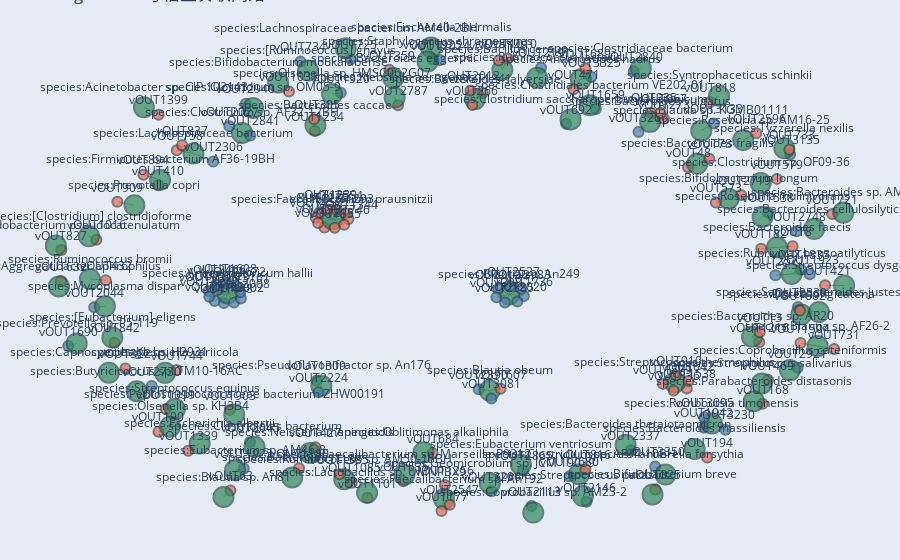

Notebook code cell kept with this figure:
### Markdown cell above
## 宿主网络分析

### Code cell
import pandas as pd
import plotly.graph_objects as go

# 读取数据（假设数据已保存为phahost.csv）
df = pd.read_csv('phahost.csv')

# 过滤无效Host（假设Host为"-"或空字符串时无效）
df = df[df['Host'] != '-']
df = df[df['Host'].notna()]

# 创建节点和边
nodes = []
edges = []
host_nodes = set()  # 用于记录已添加的Host节点

# 颜色映射
color_map = {'up': '#FF6347', 'down': '#4682B4'}  # up红色，down蓝色

# 添加节点和边
for idx, row in df.iterrows():
    vout = row['vOUTs']
    host = row['Host']
    group = row['group']
    
    # 添加vOUT节点
    nodes.append({
        'id': vout,
        'label': vout,
        'color': color_map.get(group, 'gray'),  # 默认灰色
        'size': 10  # 节点大小
    })
    
    # 添加Host节点（如果尚未添加）
    if host not in host_nodes:
        nodes.append({
            'id': host,
            'label': host,
            'color': '#2E8B57',  # Host节点统一为绿色
            'size': 20  # Host节点更大
        })
        host_nodes.add(host)
    
    # 添加边（vOUT -> Host）
    edges.append({
        'from': vout,
        'to': host
    })

# 转换为Plotly需要的格式
node_x = []
node_y = []
node_labels = []
node_colors = []
node_sizes = []

# 生成节点布局（简单力导向布局模拟）
# 此处简化布局，实际可能需要复杂算法
import networkx as nx

G = nx.Graph()
for node in nodes:
    G.add_node(node['id'])
for edge in edges:
    G.add_edge(edge['from'], edge['to'])

# 使用networkx的布局算法生成坐标
pos = nx.spring_layout(G, seed=42)

# 提取坐标
for node in nodes:
    x, y = pos[node['id']]
    node_x.append(x)
    node_y.append(y)
    node_labels.append(node['label'])
    node_colors.append(node['color'])
    node_sizes.append(node['size'])

# 绘制网络图
fig = go.Figure()

# 添加边
for edge in edges:
    x0, y0 = pos[edge['from']]
    x1, y1 = pos[edge['to']]
    fig.add_trace(go.Scatter(
        x=[x0, x1, None], 
        y=[y0, y1, None],
        mode='lines',
        line=dict(color='#888', width=1),
        hoverinfo='none'
    ))

# 添加节点
fig.add_trace(go.Scatter(
    x=node_x,
    y=node_y,
    mode='markers+text',
    marker=dict(
        color=node_colors,
        size=node_sizes,
        line=dict(width=2, color='DarkSlateGrey')
    ),
    text=node_labels,
    textposition="top center",
    hoverinfo='text'
))

# 调整布局
fig.update_layout(
    title='Phage vOUTs与宿主关联网络',
    showlegend=False,
    hovermode='closest',
    margin=dict(b=0, l=0, r=0, t=30),
    xaxis=dict(showgrid=False, zeroline=False, showticklabels=False),
    yaxis=dict(showgrid=False, zeroline=False, showticklabels=False)
)

fig.show()

### Figure 1 — Plotly figure (JSON) as saved in the notebook; plotly's stock layout.template omitted (floating-point values rounded to 4 significant figures; data arrays with more than 128 entries replaced by an {"elided": "..."} marker saying what was removed)
{"data": [{"hoverinfo": "none", "line": {"color": "#888", "width": 1}, "mode": "lines", "type": "scatter", "x": [0.1177, 0.1044, null], "y": [0.9232, 0.8759, null]}, {"hoverinfo": "none", "line": {"color": "#888", "width": 1}, "mode": "lines", "type": "scatter", "x": [-0.8997, -0.9181, null], "y": [0.1661, 0.1807, null]}, {"hoverinfo": "none", "line": {"color": "#888", "width": 1}, "mode": "lines", "type": "scatter", "x": [-0.4237, -0.4503, null], "y": [0.7853, 0.823, null]}, {"hoverinfo": "none", "line": {"color": "#888", "width": 1}, "mode": "lines", "type": "scatter", "x": [-0.2682, -0.2868, null], "y": [-0.8486, -0.8342, null]}, {"hoverinfo": "none", "line": {"color": "#888", "width": 1}, "mode": "lines", "type": "scatter", "x": [-0.7281, -0.7055, null], "y": [-0.5406, -0.5407, null]}, {"hoverinfo": "none", "line": {"color": "#888", "width": 1}, "mode": "lines", "type": "scatter", "x": [-0.2293, -0.2303, null], "y": [-0.912, -0.891, null]}, {"hoverinfo": "none", "line": {"color": "#888", "width": 1}, "mode": "lines", "type": "scatter", "x": [0.0954, 0.1044, null], "y": [0.9146, 0.8759, null]}, {"hoverinfo": "none", "line": {"color": "#888", "width": 1}, "mode": "lines", "type": "scatter", "x": [-0.3986, -0.4156, null], "y": [-0.7884, -0.8265, null]}, {"hoverinfo": "none", "line": {"color": "#888", "width": 1}, "mode": "lines", "type": "scatter", "x": [-0.3356, -0.316, null], "y": [0.2171, 0.2514, null]}, {"hoverinfo": "none", "line": {"color": "#888", "width": 1}, "mode": "lines", "type": "scatter", "x": [0.7396, 0.7217, null], "y": [-0.2618, -0.2389, null]}, {"hoverinfo": "none", "line": {"color": "#888", "width": 1}, "mode": "lines", "type": "scatter", "x": [-0.3594, -0.358, null], "y": [0.6197, 0.6442, null]}, {"hoverinfo": "none", "line": {"color": "#888", "width": 1}, "mode": "lines", "type": "scatter", "x": [-0.3482, -0.316, null], "y": [0.2797, 0.2514, null]}, {"hoverinfo": "none", "line": {"color": "#888", "width": 1}, "mode": "lines", "type": "scatter", "x": [-0.3291, -0.316, null], "y": [0.2922, 0.2514, null]}, {"hoverinfo": "none", "line": {"color": "#888", "width": 1}, "mode": "lines", "type": "scatter", "x": [-0.0379, -0.04011, null], "y": [-0.8581, -0.9171, null]}, {"hoverinfo": "none", "line": {"color": "#888", "width": 1}, "mode": "lines", "type": "scatter", "x": [-0.2851, -0.316, null], "y": [0.276, 0.2514, null]}, {"hoverinfo": "none", "line": {"color": "#888", "width": 1}, "mode": "lines", "type": "scatter", "x": [0.7403, 0.7217, null], "y": [-0.2206, -0.2389, null]}, {"hoverinfo": "none", "line": {"color": "#888", "width": 1}, "mode": "lines", "type": "scatter", "x": [-0.3549, -0.3434, null], "y": [-0.4214, -0.4433, null]}, {"hoverinfo": "none", "line": {"color": "#888", "width": 1}, "mode": "lines", "type": "scatter", "x": [-0.6727, -0.6444, null], "y": [-0.7151, -0.6853, null]}, {"hoverinfo": "none", "line": {"color": "#888", "width": 1}, "mode": "lines", "type": "scatter", "x": [-0.2764, -0.316, null], "y": [0.2522, 0.2514, null]}, {"hoverinfo": "none", "line": {"color": "#888", "width": 1}, "mode": "lines", "type": "scatter", "x": [-0.2987, -0.2868, null], "y": [-0.8133, -0.8342, null]}, {"hoverinfo": "none", "line": {"color": "#888", "width": 1}, "mode": "lines", "type": "scatter", "x": [-0.7459, -0.7823, null], "y": [0.6883, 0.7194, null]}, {"hoverinfo": "none", "line": {"color": "#888", "width": 1}, "mode": "lines", "type": "scatter", "x": [-0.5846, -0.5755, null], "y": [-0.09853, -0.05847, null]}, {"hoverinfo": "none", "line": {"color": "#888", "width": 1}, "mode": "lines", "type": "scatter", "x": [0.8417, 0.8838, null], "y": [-0.2653, -0.2779, null]}, {"hoverinfo": "none", "line": {"color": "#888", "width": 1}, "mode": "lines", "type": "scatter", "x": [0.5602, 0.5307, null], "y": [-0.4555, -0.4298, null]}, {"hoverinfo": "none", "line": {"color": "#888", "width": 1}, "mode": "lines", "type": "scatter", "x": [0.5013, 0.5307, null], "y": [-0.436, -0.4298, null]}, {"hoverinfo": "none", "line": {"color": "#888", "width": 1}, "mode": "lines", "type": "scatter", "x": [-0.622, -0.5755, null], "y": [-0.04766, -0.05847, null]}, {"hoverinfo": "none", "line": {"color": "#888", "width": 1}, "mode": "lines", "type": "scatter", "x": [-0.5763, -0.5755, null], "y": [-0.01737, -0.05847, null]}, {"hoverinfo": "none", "line": {"color": "#888", "width": 1}, "mode": "lines", "type": "scatter", "x": [0.3356, 0.3206, null], "y": [0.7115, 0.7281, null]}, {"hoverinfo": "none", "line": {"color": "#888", "width": 1}, "mode": "lines", "type": "scatter", "x": [-0.5523, -0.5755, null], "y": [-0.02786, -0.05847, null]}, {"hoverinfo": "none", "line": {"color": "#888", "width": 1}, "mode": "lines", "type": "scatter", "x": [0.7478, 0.7262, null], "y": [-0.5193, -0.5082, null]}, {"hoverinfo": "none", "line": {"color": "#888", "width": 1}, "mode": "lines", "type": "scatter", "x": [-0.9695, -0.9484, null], "y": [-0.2776, -0.2669, null]}, {"hoverinfo": "none", "line": {"color": "#888", "width": 1}, "mode": "lines", "type": "scatter", "x": [-0.5988, -0.5755, null], "y": [-0.0433, -0.05847, null]}, {"hoverinfo": "none", "line": {"color": "#888", "width": 1}, "mode": "lines", "type": "scatter", "x": [0.1575, 0.1218, null], "y": [-0.0686, -0.06218, null]}, {"hoverinfo": "none", "line": {"color": "#888", "width": 1}, "mode": "lines", "type": "scatter", "x": [-0.04615, -0.04011, null], "y": [-0.967, -0.9171, null]}, {"hoverinfo": "none", "line": {"color": "#888", "width": 1}, "mode": "lines", "type": "scatter", "x": [0.7443, 0.7835, null], "y": [0.1287, 0.1342, null]}, {"hoverinfo": "none", "line": {"color": "#888", "width": 1}, "mode": "lines", "type": "scatter", "x": [0.8426, 0.8195, null], "y": [0.04112, 0.02313, null]}, {"hoverinfo": "none", "line": {"color": "#888", "width": 1}, "mode": "lines", "type": "scatter", "x": [0.05576, 0.03661, null], "y": [0.7789, 0.7533, null]}, {"hoverinfo": "none", "line": {"color": "#888", "width": 1}, "mode": "lines", "type": "scatter", "x": [-0.7463, -0.7177, null], "y": [-0.6356, -0.6147, null]}, {"hoverinfo": "none", "line": {"color": "#888", "width": 1}, "mode": "lines", "type": "scatter", "x": [-0.2954, -0.317, null], "y": [0.7797, 0.7749, null]}, {"hoverinfo": "none", "line": {"color": "#888", "width": 1}, "mode": "lines", "type": "scatter", "x": [-0.5353, -0.557, null], "y": [-0.7891, -0.797, null]}, {"hoverinfo": "none", "line": {"color": "#888", "width": 1}, "mode": "lines", "type": "scatter", "x": [0.8647, 0.8195, null], "y": [0.0217, 0.02313, null]}, {"hoverinfo": "none", "line": {"color": "#888", "width": 1}, "mode": "lines", "type": "scatter", "x": [-0.06801, -0.07177, null], "y": [0.9199, 0.9691, null]}, {"hoverinfo": "none", "line": {"color": "#888", "width": 1}, "mode": "lines", "type": "scatter", "x": [0.6108, 0.58, null], "y": [-0.7432, -0.7078, null]}, {"hoverinfo": "none", "line": {"color": "#888", "width": 1}, "mode": "lines", "type": "scatter", "x": [0.6027, 0.6222, null], "y": [-0.6189, -0.601, null]}, {"hoverinfo": "none", "line": {"color": "#888", "width": 1}, "mode": "lines", "type": "scatter", "x": [-0.5593, -0.5755, null], "y": [-0.09637, -0.05847, null]}, {"hoverinfo": "none", "line": {"color": "#888", "width": 1}, "mode": "lines", "type": "scatter", "x": [-0.5425, -0.5755, null], "y": [-0.07896, -0.05847, null]}, {"hoverinfo": "none", "line": {"color": "#888", "width": 1}, "mode": "lines", "type": "scatter", "x": [0.02532, 0.03661, null], "y": [0.7889, 0.7533, null]}, {"hoverinfo": "none", "line": {"color": "#888", "width": 1}, "mode": "lines", "type": "scatter", "x": [0.1413, 0.1218, null], "y": [-0.09243, -0.06218, null]}, {"hoverinfo": "none", "line": {"color": "#888", "width": 1}, "mode": "lines", "type": "scatter", "x": [-0.04985, -0.08076, null], "y": [0.9162, 0.9109, null]}, {"hoverinfo": "none", "line": {"color": "#888", "width": 1}, "mode": "lines", "type": "scatter", "x": [-0.5711, -0.5395, null], "y": [0.6404, 0.6123, null]}, {"hoverinfo": "none", "line": {"color": "#888", "width": 1}, "mode": "lines", "type": "scatter", "x": [-0.9051, -0.8787, null], "y": [-0.1164, -0.1121, null]}, {"hoverinfo": "none", "line": {"color": "#888", "width": 1}, "mode": "lines", "type": "scatter", "x": [-0.5198, -0.5086, null], "y": [-0.679, -0.6982, null]}, {"hoverinfo": "none", "line": {"color": "#888", "width": 1}, "mode": "lines", "type": "scatter", "x": [0.1764, 0.1807, null], "y": [-0.9458, -0.9734, null]}, {"hoverinfo": "none", "line": {"color": "#888", "width": 1}, "mode": "lines", "type": "scatter", "x": [0.0942, 0.1218, null], "y": [-0.04023, -0.06218, null]}, {"hoverinfo": "none", "line": {"color": "#888", "width": 1}, "mode": "lines", "type": "scatter", "x": [0.3124, 0.3036, null], "y": [-0.9287, -0.9042, null]}, {"hoverinfo": "none", "line": {"color": "#888", "width": 1}, "mode": "lines", "type": "scatter", "x": [0.2, 0.1903, null], "y": [0.8845, 0.8428, null]}, {"hoverinfo": "none", "line": {"color": "#888", "width": 1}, "mode": "lines", "type": "scatter", "x": [-0.3505, -0.3434, null], "y": [-0.4713, -0.4433, null]}, {"hoverinfo": "none", "line": {"color": "#888", "width": 1}, "mode": "lines", "type": "scatter", "x": [-0.611, -0.6596, null], "y": [0.4927, 0.5263, null]}, {"hoverinfo": "none", "line": {"color": "#888", "width": 1}, "mode": "lines", "type": "scatter", "x": [0.4224, 0.4089, null], "y": [-0.7128, -0.6906, null]}, {"hoverinfo": "none", "line": {"color": "#888", "width": 1}, "mode": "lines", "type": "scatter", "x": [0.4712, 0.4695, null], "y": [0.6966, 0.6583, null]}, {"hoverinfo": "none", "line": {"color": "#888", "width": 1}, "mode": "lines", "type": "scatter", "x": [0.1107, 0.1218, null], "y": [-0.09652, -0.06218, null]}, {"hoverinfo": "none", "line": {"color": "#888", "width": 1}, "mode": "lines", "type": "scatter", "x": [0.04568, 0.07278, null], "y": [-0.458, -0.4639, null]}, {"hoverinfo": "none", "line": {"color": "#888", "width": 1}, "mode": "lines", "type": "scatter", "x": [-0.6035, -0.5755, null], "y": [-0.02136, -0.05847, null]}, {"hoverinfo": "none", "line": {"color": "#888", "width": 1}, "mode": "lines", "type": "scatter", "x": [0.1235, 0.1218, null], "y": [-0.02682, -0.06218, null]}, {"hoverinfo": "none", "line": {"color": "#888", "width": 1}, "mode": "lines", "type": "scatter", "x": [0.8353, 0.8434, null], "y": [-0.1151, -0.1464, null]}, {"hoverinfo": "none", "line": {"color": "#888", "width": 1}, "mode": "lines", "type": "scatter", "x": [-0.02586, -0.04011, null], "y": [-0.9405, -0.9171, null]}, {"hoverinfo": "none", "line": {"color": "#888", "width": 1}, "mode": "lines", "type": "scatter", "x": [0.7796, 0.8195, null], "y": [0.01773, 0.02313, null]}, {"hoverinfo": "none", "line": {"color": "#888", "width": 1}, "mode": "lines", "type": "scatter", "x": [0.7321, 0.7, null], "y": [0.6109, 0.5822, null]}, {"hoverinfo": "none", "line": {"color": "#888", "width": 1}, "mode": "lines", "type": "scatter", "x": [0.03009, 0.03661, null], "y": [0.729, 0.7533, null]}, {"hoverinfo": "none", "line": {"color": "#888", "width": 1}, "mode": "lines", "type": "scatter", "x": [0.2704, 0.294, null], "y": [-0.8222, -0.8131, null]}, {"hoverinfo": "none", "line": {"color": "#888", "width": 1}, "mode": "lines", "type": "scatter", "x": [0.6949, 0.6637, null], "y": [0.3532, 0.3375, null]}, {"hoverinfo": "none", "line": {"color": "#888", "width": 1}, "mode": "lines", "type": "scatter", "x": [0.5037, 0.4695, null], "y": [0.6711, 0.6583, null]}, {"hoverinfo": "none", "line": {"color": "#888", "width": 1}, "mode": "lines", "type": "scatter", "x": [-0.7629, -0.8, null], "y": [-0.4453, -0.4665, null]}, {"hoverinfo": "none", "line": {"color": "#888", "width": 1}, "mode": "lines", "type": "scatter", "x": [0.8317, 0.8754, null], "y": [0.2018, 0.2107, null]}, {"hoverinfo": "none", "line": {"color": "#888", "width": 1}, "mode": "lines", "type": "scatter", "x": [-0.1537, -0.1622, null], "y": [0.7277, 0.7599, null]}, {"hoverinfo": "none", "line": {"color": "#888", "width": 1}, "mode": "lines", "type": "scatter", "x": [0.4291, 0.4468, null], "y": [0.8691, 0.882, null]}, {"hoverinfo": "none", "line": {"color": "#888", "width": 1}, "mode": "lines", "type": "scatter", "x": [-0.5192, -0.5395, null], "y": [0.6015, 0.6123, null]}, {"hoverinfo": "none", "line": {"color": "#888", "width": 1}, "mode": "lines", "type": "scatter", "x": [0.1557, 0.1501, null], "y": [-0.7978, -0.7735, null]}, {"hoverinfo": "none", "line": {"color": "#888", "width": 1}, "mode": "lines", "type": "scatter", "x": [0.8346, 0.8156, null], "y": [-0.3687, -0.3785, null]}, {"hoverinfo": "none", "line": {"color": "#888", "width": 1}, "mode": "lines", "type": "scatter", "x": [-0.5303, -0.5122, null], "y": [0.7343, 0.7164, null]}, {"hoverinfo": "none", "line": {"color": "#888", "width": 1}, "mode": "lines", "type": "scatter", "x": [0.151, 0.1218, null], "y": [-0.04019, -0.06218, null]}, {"hoverinfo": "none", "line": {"color": "#888", "width": 1}, "mode": "lines", "type": "scatter", "x": [-0.3617, -0.358, null], "y": [0.6692, 0.6442, null]}, {"hoverinfo": "none", "line": {"color": "#888", "width": 1}, "mode": "lines", "type": "scatter", "x": [0.07728, 0.07278, null], "y": [-0.4966, -0.4639, null]}, {"hoverinfo": "none", "line": {"color": "#888", "width": 1}, "mode": "lines", "type": "scatter", "x": [0.6036, 0.6222, null], "y": [-0.5759, -0.601, null]}, {"hoverinfo": "none", "line": {"color": "#888", "width": 1}, "mode": "lines", "type": "scatter", "x": [0.6273, 0.5962, null], "y": [0.6516, 0.6216, null]}, {"hoverinfo": "none", "line": {"color": "#888", "width": 1}, "mode": "lines", "type": "scatter", "x": [0.8159, 0.8015, null], "y": [0.5219, 0.5481, null]}, {"hoverinfo": "none", "line": {"color": "#888", "width": 1}, "mode": "lines", "type": "scatter", "x": [-0.5437, -0.5755, null], "y": [-0.05301, -0.05847, null]}, {"hoverinfo": "none", "line": {"color": "#888", "width": 1}, "mode": "lines", "type": "scatter", "x": [-0.6073, -0.5755, null], "y": [-0.09002, -0.05847, null]}, {"hoverinfo": "none", "line": {"color": "#888", "width": 1}, "mode": "lines", "type": "scatter", "x": [0.07767, 0.07314, null], "y": [-0.8848, -0.8518, null]}, {"hoverinfo": "none", "line": {"color": "#888", "width": 1}, "mode": "lines", "type": "scatter", "x": [-0.8279, -0.869, null], "y": [-0.3715, -0.3891, null]}, {"hoverinfo": "none", "line": {"color": "#888", "width": 1}, "mode": "lines", "type": "scatter", "x": [0.656, 0.6222, null], "y": [-0.6275, -0.601, null]}, {"hoverinfo": "none", "line": {"color": "#888", "width": 1}, "mode": "lines", "type": "scatter", "x": [-0.6205, -0.5755, null], "y": [-0.0717, -0.05847, null]}, {"hoverinfo": "none", "line": {"color": "#888", "width": 1}, "mode": "lines", "type": "scatter", "x": [0.4828, 0.4757, null], "y": [-0.8767, -0.8976, null]}, {"hoverinfo": "none", "line": {"color": "#888", "width": 1}, "mode": "lines", "type": "scatter", "x": [0.4411, 0.4695, null], "y": [0.6161, 0.6583, null]}, {"hoverinfo": "none", "line": {"color": "#888", "width": 1}, "mode": "lines", "type": "scatter", "x": [0.3238, 0.2982, null], "y": [0.8455, 0.8363, null]}, {"hoverinfo": "none", "line": {"color": "#888", "width": 1}, "mode": "lines", "type": "scatter", "x": [0.4822, 0.5076, null], "y": [-0.7806, -0.8142, null]}, {"hoverinfo": "none", "line": {"color": "#888", "width": 1}, "mode": "lines", "type": "scatter", "x": [0.5279, 0.5307, null], "y": [-0.4636, -0.4298, null]}, {"hoverinfo": "none", "line": {"color": "#888", "width": 1}, "mode": "lines", "type": "scatter", "x": [-0.1752, -0.1657, null], "y": [0.8754, 0.8414, null]}, {"hoverinfo": "none", "line": {"color": "#888", "width": 1}, "mode": "lines", "type": "scatter", "x": [0.08937, 0.1218, null], "y": [-0.07383, -0.06218, null]}, {"hoverinfo": "none", "line": {"color": "#888", "width": 1}, "mode": "lines", "type": "scatter", "x": [-0.747, -0.7423, null], "y": [0.3934, 0.4163, null]}, {"hoverinfo": "none", "line": {"color": "#888", "width": 1}, "mode": "lines", "type": "scatter", "x": [0.9024, 0.9495, null], "y": [-0.02433, -0.025, null]}, {"hoverinfo": "none", "line": {"color": "#888", "width": 1}, "mode": "lines", "type": "scatter", "x": [-0.3583, -0.3717, null], "y": [-0.7002, -0.7243, null]}, {"hoverinfo": "none", "line": {"color": "#888", "width": 1}, "mode": "lines", "type": "scatter", "x": [-0.8765, -0.9159, null], "y": [-0.002818, 0.002027, null]}, {"hoverinfo": "none", "line": {"color": "#888", "width": 1}, "mode": "lines", "type": "scatter", "x": [-0.3575, -0.316, null], "y": [0.2588, 0.2514, null]}, {"hoverinfo": "none", "line": {"color": "#888", "width": 1}, "mode": "lines", "type": "scatter", "x": [0.7611, 0.7459, null], "y": [-0.4188, -0.4339, null]}, {"hoverinfo": "none", "line": {"color": "#888", "width": 1}, "mode": "lines", "type": "scatter", "x": [0.2805, 0.2982, null], "y": [0.7947, 0.8363, null]}, {"hoverinfo": "none", "line": {"color": "#888", "width": 1}, "mode": "lines", "type": "scatter", "x": [0.5637, 0.5864, null], "y": [0.4689, 0.483, null]}, {"hoverinfo": "none", "line": {"color": "#888", "width": 1}, "mode": "lines", "type": "scatter", "x": [-0.1407, -0.1382, null], "y": [-0.8428, -0.815, null]}, {"hoverinfo": "none", "line": {"color": "#888", "width": 1}, "mode": "lines", "type": "scatter", "x": [0.7616, 0.7481, null], "y": [0.2797, 0.262, null]}, {"hoverinfo": "none", "line": {"color": "#888", "width": 1}, "mode": "lines", "type": "scatter", "x": [-0.3053, -0.316, null], "y": [0.2901, 0.2514, null]}, {"hoverinfo": "none", "line": {"color": "#888", "width": 1}, "mode": "lines", "type": "scatter", "x": [0.6323, 0.6637, null], "y": [0.3212, 0.3375, null]}, {"hoverinfo": "none", "line": {"color": "#888", "width": 1}, "mode": "lines", "type": "scatter", "x": [0.7833, 0.7431, null], "y": [0.4202, 0.4032, null]}, {"hoverinfo": "none", "line": {"color": "#888", "width": 1}, "mode": "lines", "type": "scatter", "x": [0.8405, 0.8871, null], "y": [-0.1292, -0.1361, null]}, {"hoverinfo": "none", "line": {"color": "#888", "width": 1}, "mode": "lines", "type": "scatter", "x": [0.09985, 0.07278, null], "y": [-0.4566, -0.4639, null]}, {"hoverinfo": "none", "line": {"color": "#888", "width": 1}, "mode": "lines", "type": "scatter", "x": [-0.5683, -0.5854, null], "y": [-0.8811, -0.9084, null]}, {"hoverinfo": "none", "line": {"color": "#888", "width": 1}, "mode": "lines", "type": "scatter", "x": [-0.9872, -0.9924, null], "y": [-0.00668, -0.02887, null]}, {"hoverinfo": "none", "line": {"color": "#888", "width": 1}, "mode": "lines", "type": "scatter", "x": [0.5644, 0.5307, null], "y": [-0.4235, -0.4298, null]}, {"hoverinfo": "none", "line": {"color": "#888", "width": 1}, "mode": "lines", "type": "scatter", "x": [-0.06835, -0.09066, null], "y": [-0.7249, -0.7213, null]}, {"hoverinfo": "none", "line": {"color": "#888", "width": 1}, "mode": "lines", "type": "scatter", "x": [0.3095, 0.2982, null], "y": [0.8814, 0.8363, null]}, {"hoverinfo": "none", "line": {"color": "#888", "width": 1}, "mode": "lines", "type": "scatter", "x": [0.262, 0.273, null], "y": [0.6499, 0.6686, null]}, {"hoverinfo": "none", "line": {"color": "#888", "width": 1}, "mode": "lines", "type": "scatter", "x": [0.92, 0.9475, null], "y": [0.273, 0.2793, null]}, {"hoverinfo": "none", "line": {"color": "#888", "width": 1}, "mode": "lines", "type": "scatter", "x": [-0.2701, -0.2833, null], "y": [0.9203, 0.9659, null]}, {"hoverinfo": "none", "line": {"color": "#888", "width": 1}, "mode": "lines", "type": "scatter", "x": [0.9249, 0.8838, null], "y": [-0.2905, -0.2779, null]}, {"hoverinfo": "none", "line": {"color": "#888", "width": 1}, "mode": "lines", "type": "scatter", "x": [0.814, 0.8015, null], "y": [0.542, 0.5481, null]}, {"hoverinfo": "none", "line": {"color": "#888", "width": 1}, "mode": "lines", "type": "scatter", "x": [-0.3951, -0.3763, null], "y": [0.9099, 0.8724, null]}, {"hoverinfo": "none", "line": {"color": "#888", "width": 1}, "mode": "lines", "type": "scatter", "x": [-0.7011, -0.7299, null], "y": [-0.378, -0.3899, null]}, {"hoverinfo": "none", "line": {"color": "#888", "width": 1}, "mode": "lines", "type": "scatter", "x": [-0.2871, -0.316, null], "y": [0.2288, 0.2514, null]}, {"hoverinfo": "none", "line": {"color": "#888", "width": 1}, "mode": "lines", "type": "scatter", "x": [-0.7009, -0.6596, null], "y": [0.54, 0.5263, null]}, {"hoverinfo": "none", "line": {"color": "#888", "width": 1}, "mode": "lines", "type": "scatter", "x": [0.6162, 0.5864, null], "y": [0.5044, 0.483, null]}, {"hoverinfo": "none", "line": {"color": "#888", "width": 1}, "mode": "lines", "type": "scatter", "x": [0.8222, 0.7835, null], "y": [0.1387, 0.1342, null]}, {"hoverinfo": "none", "line": {"color": "#888", "width": 1}, "mode": "lines", "type": "scatter", "x": [0.3096, 0.294, null], "y": [-0.7926, -0.8131, null]}, {"hoverinfo": "none", "line": {"color": "#888", "width": 1}, "mode": "lines", "type": "scatter", "x": [0.6175, 0.6401, null], "y": [0.7403, 0.7677, null]}, {"hoverinfo": "none", "line": {"color": "#888", "width": 1}, "mode": "lines", "type": "scatter", "x": [-0.9863, -1, null], "y": [0.1236, 0.1418, null]}, {"hoverinfo": "none", "line": {"color": "#888", "width": 1}, "mode": "lines", "type": "scatter", "x": [-0.6878, -0.6596, null], "y": [0.5603, 0.5263, null]}, {"hoverinfo": "none", "line": {"color": "#888", "width": 1}, "mode": "lines", "type": "scatter", "x": [-0.8553, -0.8603, null], "y": [-0.2639, -0.2422, null]}, {"hoverinfo": "none", "line": {"color": "#888", "width": 1}, "mode": "lines", "type": "scatter", "x": [-0.3104, -0.316, null], "y": [0.2157, 0.2514, null]}, {"hoverinfo": "none", "line": {"color": "#888", "width": 1}, "mode": "lines", "type": "scatter", "x": [-0.7833, -0.7423, null], "y": [0.4377, 0.4163, null]}, {"hoverinfo": "none", "line": {"color": "#888", "width": 1}, "mode": "lines", "type": "scatter", "x": [-0.5696, -0.5588, null], "y": [-0.5446, -0.5641, null]}, {"hoverinfo": "none", "line": {"color": "#888", "width": 1}, "mode": "lines", "type": "scatter", "x": [-0.8479, -0.8057, null], "y": [0.3246, 0.3097, null]}, {"hoverinfo": "none", "line": {"color": "#888", "width": 1}, "mode": "lines", "type": "scatter", "x": [0.5336, 0.5307, null], "y": [-0.3998, -0.4298, null]}, {"hoverinfo": "none", "line": {"color": "#888", "width": 1}, "mode": "lines", "type": "scatter", "x": [0.4958, 0.4695, null], "y": [0.6955, 0.6583, null]}, {"hoverinfo": "none", "line": {"color": "#888", "width": 1}, "mode": "lines", "type": "scatter", "x": [-0.3516, -0.316, null], "y": [0.2354, 0.2514, null]}, {"hoverinfo": "text", "marker": {"color": {"elided": "225 str values"}, "line": {"color": "DarkSlateGrey", "width": 2}, "size": {"elided": "225 int values"}}, "mode": "markers+text", "text": {"elided": "225 str values"}, "textposition": "top center", "type": "scatter", "x": {"elided": "225 float values"}, "y": {"elided": "225 float values"}}], "layout": {"autosize": true, "hovermode": "closest", "margin": {"b": 0, "l": 0, "r": 0, "t": 0}, "showlegend": false, "title": {"text": "Phage vOUTs与宿主关联网络"}, "xaxis": {"autorange": false, "range": [-1.138, 1.088], "showgrid": false, "showticklabels": false, "type": "linear", "zeroline": false}, "yaxis": {"autorange": false, "range": [-1.172, 1.167], "showgrid": false, "showticklabels": false, "type": "linear", "zeroline": false}}}
